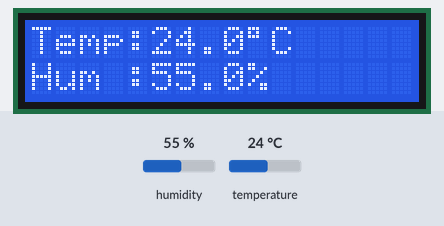
The program below on a simulated Arduino Uno, built with avr-gcc and run on an emulated ATmega328P. Parts: 16×2 character LCD. The test bench sets the inputs (shaded band); at power-on: humidity 55 %, temperature 24 °C. What the program prints to the serial monitor is not drawn.

Above: at 3.2 s.
3.3 s: humidity set to 22 %
At 5.2 s:
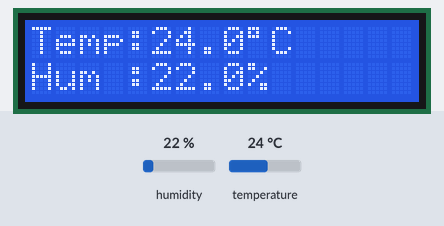
6.0 s: temperature set to 12 °C
At 6.6 s:
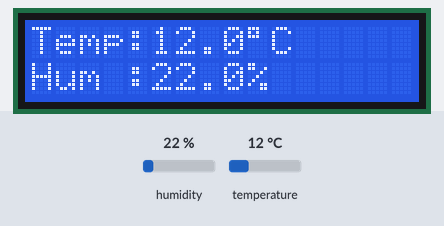
8.7 s: humidity set to 40 %
At 10.7 s:
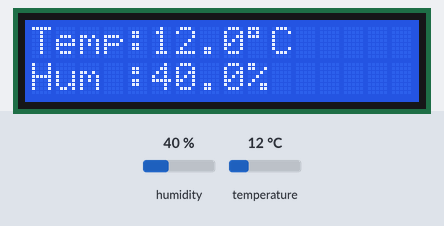
11.7 s: temperature set to 19 °C
At 13.3 s:
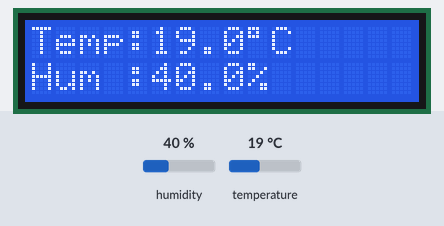
Timing chart, 0 to 14.8 s (numbered marks = the images above; inputs shaded):
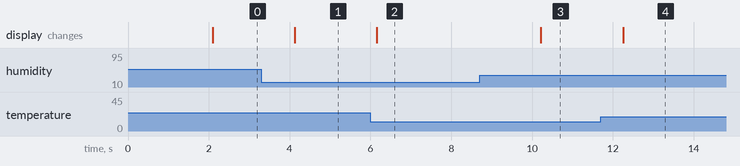

The program:

main.cpp
```cpp
#include <Arduino.h>
#include <LiquidCrystal.h>
#include <DHT.h>

#define DHTPIN 7
#define DHTTYPE DHT11

LiquidCrystal lcd(12, 11, 5, 4, 3, 2);
DHT dht(DHTPIN, DHTTYPE);

void setup()
{
    lcd.begin(16, 2);
    dht.begin();

    Serial.begin(9600);

    lcd.clear();
    lcd.setCursor(0, 0);
    lcd.print("DHT11 SENSOR");

    lcd.setCursor(0, 1);
    lcd.print("Initializing");

    delay(2000);
    lcd.clear();
}

void loop()
{
    float temperature = dht.readTemperature();
    float humidity = dht.readHumidity();

    if (isnan(temperature) || isnan(humidity))
    {
        lcd.clear();
        lcd.setCursor(0, 0);
        lcd.print("Sensor Error");

        Serial.println("DHT11 Read Failed");

        delay(2000);
        return;
    }

    lcd.clear();

    lcd.setCursor(0, 0);
    lcd.print("Temp:");
    lcd.print(temperature, 1);
    lcd.print((char)223);
    lcd.print("C");

    lcd.setCursor(0, 1);
    lcd.print("Hum :");
    lcd.print(humidity, 1);
    lcd.print("%");

    Serial.print("Temperature : ");
    Serial.print(temperature);
    Serial.print(" C    ");

    Serial.print("Humidity : ");
    Serial.print(humidity);
    Serial.println(" %");

    delay(2000);
}
```

Measured:
- after the input at 3.3 s, the display: changes after 0.83 s (image 1)
- after the input at 6.0 s, the display: changes after 0.16 s (image 2)
- after the input at 8.7 s, the display: changes after 1.5 s (image 3)
- after the input at 11.7 s, the display: changes after 0.55 s (image 4)
